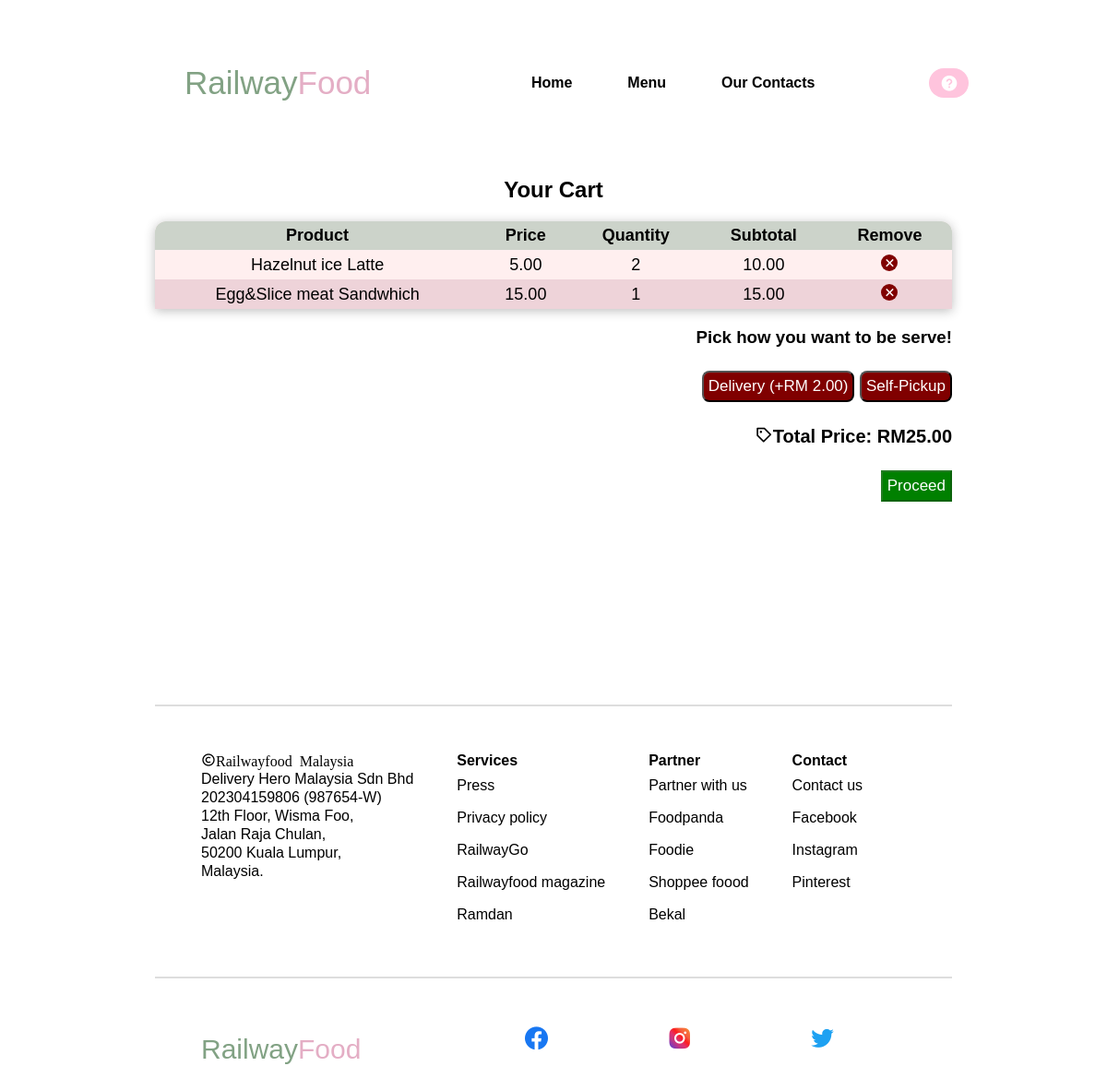
The page /cart on the database its author committed.
### tables this page shows
CREATE TABLE cart (
    id INTEGER PRIMARY KEY AUTOINCREMENT,
    product_id INTEGER NOT NULL,
    quantity INTEGER NOT NULL, status TEXT DEFAULT 'active',
    FOREIGN KEY (product_id) REFERENCES products(id)
);

CREATE TABLE products (
    id INTEGER PRIMARY KEY AUTOINCREMENT,
    name TEXT NOT NULL,
    price REAL NOT NULL,
    image_path TEXT
);

### RailwayGo/auth.py (the view)
@auth.route('/cart')
def cart():
    conn = get_db_connection()
    cart_items = conn.execute('''
        SELECT p.id, p.name, p.price, c.quantity
        FROM products p
        JOIN cart c ON p.id = c.product_id
        WHERE c.status = 'active'
    ''').fetchall()
    total_price = sum(item['price'] * item['quantity'] for item in cart_items)
    conn.close()
    return render_template('cart_food.html', cart_items=cart_items, total_price=total_price)

### RailwayGo/auth.py (called while the page is built)
def get_db_connection():
    conn = sqlite3.connect('database.db')
    conn.row_factory = sqlite3.Row
    return conn

### RailwayGo/templates/cart_food.html (shortened to what this page needs)
<!DOCTYPE html>
<html lang="en">
<head>
    <link rel="stylesheet" type="text/css" href="{{ url_for('static', filename='style_food.css')}}">
    <link rel="stylesheet" href="https://unpkg.com/boxicons@latest/css/boxicons.min.css">
</head>
<body>
    <header>
        <a href="/homefood" class="main">Railway<span>Food</span></a>
        <ul class="navlist">
            <li><a href="/homefood">Home</a></li>
            <li><a href="/storefood">Menu</a></li>
            <li><a href="#contact">Our Contacts</a></li>
         </ul>
         <ul class="icons">
            <li><a href="/home#help" ><i class='bx bxs-help-circle' ></i></a></li>
         </ul>
    </header>
    <section class="cart--table">
    <h1>Your Cart</h1>
    <table>
        <thead>
            <tr>
                <th>Product</th>
                <th>Price</th>
                <th>Quantity</th>
                <th>Subtotal</th>
                <th>Remove</th>
            </tr>
        </thead>
        <tbody>
            {% for item in cart_items %}
            <tr>
                <td>{{ item.name }}</td>
                <td>{{ item.price }}0</td>
                <td>{{ item.quantity }}</td>
                <td>{{ item.price * item.quantity }}0</td>
                <td>
                    <form action="{{ url_for('auth.remove_from_cart') }}" method="post">
                        <button type="submit"><i class='bx bx-x'></i></button>
                    </form>
                </td>
            </tr>
            {% endfor %}
        </tbody>
    </table>
    <h3>Pick how you want to be serve!</h3>
    <p class="payBtn">
        <button onclick="updateTotal('delivery')">Delivery (+RM 2.00)</button>
        <button onclick="updateTotal('selfpickup')">Self-Pickup</button>
    </p>
    <p><i class='bx bx-purchase-tag' ></i>Total Price: RM<span id="total_price">{{ total_price }}0</span></p>
    <p><button class="checkout-Btn" id="checkoutBtn" onclick="checkout()" disabled>Proceed</button></p>
</section>
 <section class="contact" id="contact">
    <hr>
    <div class="main-contact">
      <div class="contact-content1">
        <h4><i class='bx bx-copyright'>Railwayfood Malaysia</i></h4>
        <p>Delivery Hero Malaysia Sdn Bhd</p>
        <p>202304159806 (987654-W)</p>
        <p>12th Floor, Wisma Foo,</p>
        <p>Jalan Raja Chulan,</p>
        <p>50200 Kuala Lumpur,</p>
        <p>Malaysia.</p>
      </div>
      <div class="contact-content">
        <h4>Services</h4>
        <p><a href="#">Press</a></p>
        <p><a href="#">Privacy policy</a></p>
        <p><a href="#">RailwayGo</a></p>
        <p><a href="#">Railwayfood magazine</a></p>
        <p><a href="#">Ramdan</a></p>
      </div>
      <div class="contact-content">
        <h4>Partner</h4>
        <p><a href="#">Partner with us</a></p>
        <p><a href="#">Foodpanda</a></p>
        <p><a href="#">Foodie</a></p>
        <p><a href="#">Shoppee foood</a></p>
        <p><a href="#">Bekal</a></p>
      </div>
      <div class="contact-content">
        <h4>Contact</h4>
        <p><a href="#">Contact us</a></p>
        <p><a href="#">Facebook</a></p>
        <p><a href="#">Instagram</a></p>
        <p><a href="#">Pinterest</a></p>
      </div>
    </div>
    <hr>
    <div class="logobtm">
      <a href="/main" class="main">Railway<span>Food</span></a>
      <div class="logo-btm">
        <a href="#" class="fcb"><i class='bx bxl-facebook-circle'></i></a>
      </div>
      <div class="logo-btm">
        <a href="#" class="ins"><i class='bx bxl-instagram-alt' ></i></a>
      </div>
      <div class="logo-btm">
        <a href="#" class="twt"><i class='bx bxl-twitter' ></i></a>
      </div>
    </div>
  </section>
</body>
</html>

### RailwayGo/static/style_food.css (style rules this page uses)
* { padding: 0; margin: 0; box-sizing:border-box; font-family: "Rubik", sans-serif; text-decoration: none; scroll-behavior: smooth; }
:root { --text-color: #82A284; --logo-color: #E4AEC5; --main-color: #FFC4DD; }
header { position: fixed; width: 100%; top: 0; right: 0; z-index: 1000; display: flex; align-items: center; justify-content: space-between; background: transparent; padding: 20px 150px; transition: all .50s ease; }
.main { display: flex; align-items: center; margin: 50px; color: var(--text-color); font-size: 35px; }
.main span { color: var(--logo-color) }
.navlist { display: flex; }
.navlist a { margin: 0 30px; transition: all .50s ease; font-weight: 600; color: black; }
ul { list-style-type: none; padding: 0; margin: 0; }
.icons { display: flex; size: 50px; align-items: center; padding: 6px 5px; background: var(--main-color); border-radius: 2rem; box-shadow: rgba(0, 0, 0, 0.15); }
.icons i { vertical-align: middle; color:white; margin-right: 6px; margin-left: 7px; transition: all 0.50s ease; font-size: 20px; }
section { padding: 150px 14% 60px; }
.contact-content a { text-decoration: none; color: black; }
.main-contact { margin: 50px; display: grid; grid-template-columns: repeat(4, auto); }
.contact-content p { line-height: 35px; }
.contact-content1 p { top: 10px; line-height: 20px; }
.logobtm { display: grid; grid-template-columns: repeat(4,auto); }
.logobtm i { font-size: 30px; margin-top: 40px; }
.logobtm .fcb i { color:#1877F2; }
.logobtm .ins i { background: linear-gradient(45deg, #405de6, #5851db, #833ab4, #c13584, #e1306c, #fd1d1d, #f56040, #f77737, #fcaf45, #ffdc80); background-clip: text; -webkit-background-clip: text; -webkit-text-fill-color: transparent; color: transparent; }
.logobtm .twt i { color: #1DA1F2; }
hr { border: none; border-top: 2px solid; margin: 10px auto; color: #DDDDDD; width: 100%; align-items: center; }
.cart--table { align-items: center; padding-top: 16%; }
.cart--table h1 { margin-bottom: 20px; text-align: center; }
.cart--table p { margin-top: 25px; text-align: right; font-size: 20px; font-weight: bold; }
table { width: 100%; align-items: center; text-align: center; font-size: 18px; border-collapse: collapse; border-spacing: 0; border-radius: 12px 12px 0 0; overflow: hidden; box-shadow: 0 2px 12px rgba(32, 32, 32, .3); }
th, td { padding: 5px 12px; }
th { background-color: #CCD3CA; }
tr:nth-child(odd) { background-color: #FFEFEF; }
tr:nth-child(even) { background-color: #EED3D9; }
table button[type="submit"] { border: none; background: transparent; cursor: pointer; }
.bx-x { font-size: 18px; background-color: maroon; color: white; border-radius: 1rem; }
.cart--table h3 { text-align: right; padding-top: 20px; }
.payBtn button { padding: 5px; font-size: 17px; background-color: maroon; color: white; border-radius: 0.5rem; cursor: pointer; transition: all ease 0.32s; }
.checkout-Btn { padding: 5px; font-size: 17px; background-color: green; color: white; cursor: pointer; }
.logobtm .main { font-size: 30px; }

### rows shown on the page
cart: name "Hazelnut ice Latte", price "5.0", quantity "2", item.price*item.quantity "10.0"
cart: name "Egg&Slice meat Sandwhich", price "15.0", quantity "1", item.price*item.quantity "15.0"

### other values the page prints
{{ total_price }} "25.0"
